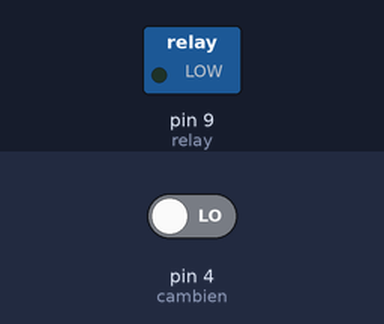
A sketch run on a simulated Arduino Uno, built with avr-gcc and run on an emulated ATmega328P. Shown: switched loads named in the sketch (green lamp = pin HIGH). Inputs (shaded band) come from the test bench; at power-on: pin 4 (cambien) LOW. No radio packets arrive unless stated; the audio player accepts every command and is not drawn; pins used as bus, display or sensor lines are not drawn; what the sketch prints to the serial monitor is not drawn.

Above: at 1.7 s.
1.8 s: pin 4 (cambien) driven HIGH
At 3.0 s:
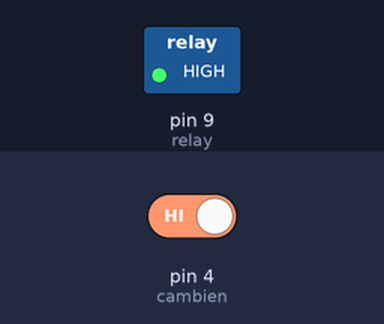
4.8 s: pin 4 (cambien) driven LOW
At 5.3 s:
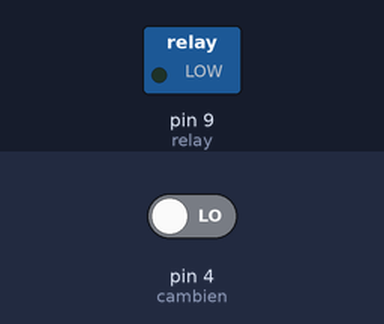
Timing chart, 0 to 7.8 s (numbered marks = the images above; inputs shaded):
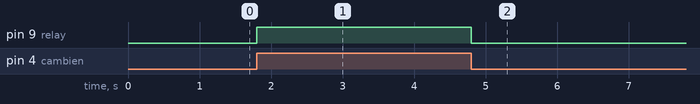

The sketch:

Receiver.ino
```cpp
/*
 * H: điện áp out sẽ giư nguyên cho đến khi không còn chuyển động
 * L: Out tự động chuyển về 0 khi hết thời gian Delay dù còn chuyển động
 *
 *
 * VCC - 3.3v
 * GND - GND
 * CSN - 8
 * CE - 7
 * SCK - 13
 * MOSI - 11
 * MISO - 12
 */


int initPower = 5; // Nguon cho Sensor
int cambien = 4; //Chân cảm biến nối chân số 4 Arduino
int giatri;
int relay = 9; //Chan relay so 9

#include "SoftwareSerial.h"
#include "DFRobotDFPlayerMini.h"
SoftwareSerial mySoftwareSerial(2,3); //RX, TX
DFRobotDFPlayerMini myDFPlayer;

#include <SPI.h>
#include <nRF24L01.h>
#include <RF24.h>
#include "SoftwareSerial.h"
#include "DFRobotDFPlayerMini.h"
RF24 radio(7, 8); // CE, CSN
const byte diachi[6] = "12345";


void setup()
{
  Serial.begin(9600);
  pinMode(relay, OUTPUT);


  pinMode(initPower, OUTPUT);
  pinMode(cambien, INPUT);

  if (!radio.begin())
  {
    Serial.println("Module không khởi động được...!!");
    while (1) {}
  } else {
    Serial.println("Module setup thanh cong!");
  }

  radio.openReadingPipe(1, diachi);
  //Lệnh openReadingPipe có số đường truyền từ 0-5
  //Nhưng đường 0 đã được dùng cho ghi (mặc định)
  //Vì vậy chỉ dùng 1-5, nếu dùng không sẽ bị chồng lấn
  //Mở 1 kênh có địa chỉ 12345 trên đường truyền 1
  //kênh này chỉ đọc data trên địa chỉ 12345
  radio.setPALevel(RF24_PA_MIN);
  radio.setChannel(80);
  radio.setDataRate(RF24_250KBPS);
  radio.startListening();

  if (!radio.available())
  {
    Serial.println("Chưa kết nối được với TX...!!");
    Serial.println("CHỜ KẾT NỐI.......");
    mySoftwareSerial.begin(9600);
    if(!myDFPlayer.begin(mySoftwareSerial, true, false)){ while(true){delay(0);}}
    myDFPlayer.volume(90);
  }
}

void nhac_mo_dau()
{
  myDFPlayer.play(1);
}

void loop()
{
  digitalWrite(initPower, HIGH); // cap dien cho sensor
  giatri = digitalRead(cambien); //Đọc giá trị digital từ cảm biến và gán vào biến giatri
  if (giatri == 1){
    digitalWrite(relay, HIGH);
  } else {
    digitalWrite(relay, LOW);
  }
  if (radio.available())
  {
    char nhan[30] = ""; //30 là số kí tự trong mảng
    radio.read(&nhan, sizeof(nhan));
    Serial.println(nhan);
    int num = 0;
    if(nhan[0] == '1'){
    num = 1;
    }
    else if(nhan[0] =='2'){
    num = 2;
    }else{
    num=3;
    }
  switch (num){
        case 1:
        myDFPlayer.play(1);
        break;

        case 2:
        myDFPlayer.play(2);
        break;

        case 3:
        myDFPlayer.play(3);
        break;
    }
  }

}
```

Measured:
- after the input at 1.8 s, pin 9 (relay): LOW → HIGH at once
- after the input at 4.8 s, pin 9 (relay): HIGH → LOW at once
